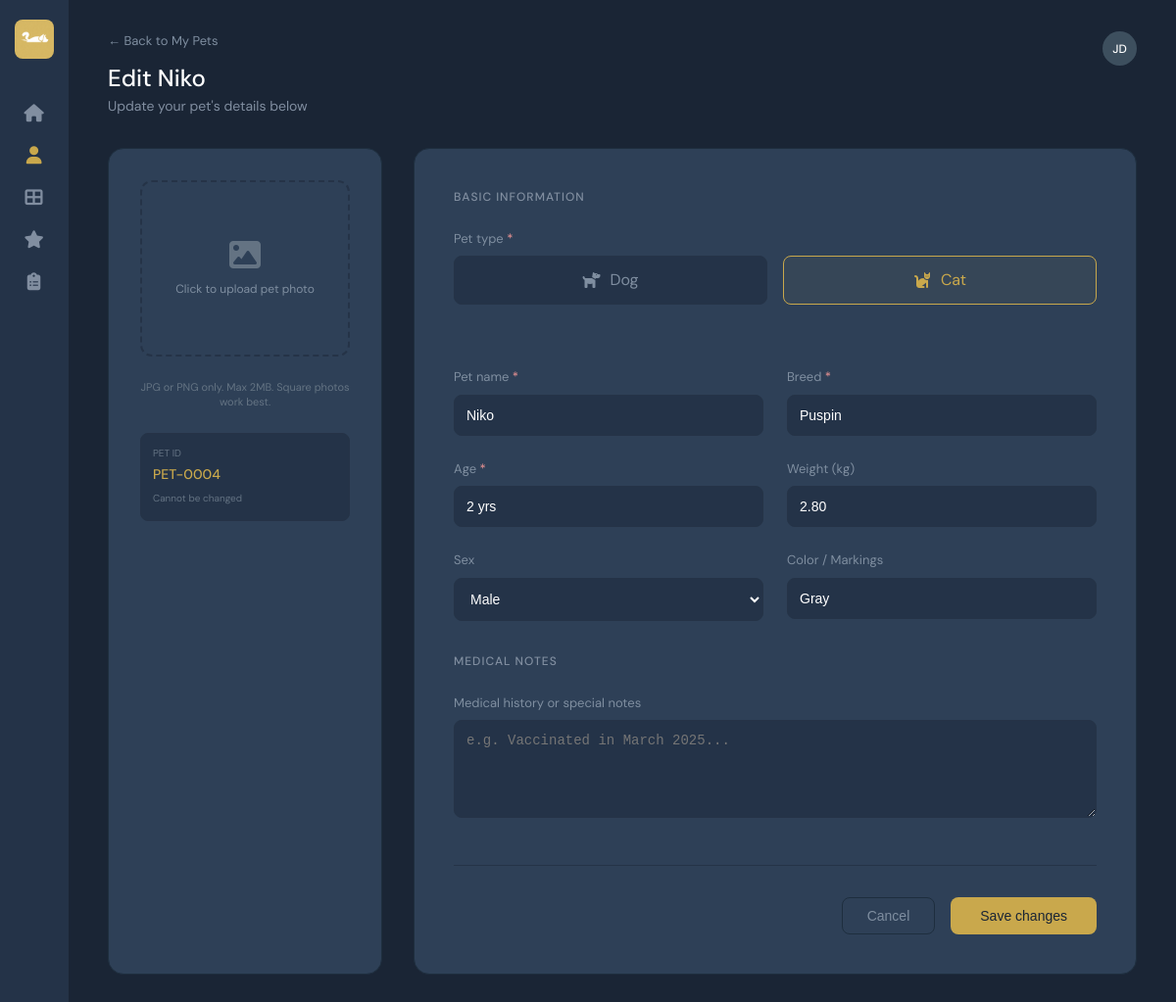
Screenshot of /user/edit_pet_page.php?pet_code=PET-0004 (signed in) with the database file from the repository.
### tables this page shows
CREATE TABLE IF NOT EXISTS pets (
    pet_id        INT UNSIGNED AUTO_INCREMENT PRIMARY KEY,
    user_id       INT UNSIGNED NOT NULL,
    breed_id      INT UNSIGNED NOT NULL,
    pet_code      VARCHAR(20)  UNIQUE NOT NULL,
    name          VARCHAR(100) NOT NULL,
    date_of_birth DATE,
    weight        DECIMAL(5,2),
    sex           ENUM('Male', 'Female'),
    color         VARCHAR(100),
    medical_notes TEXT,
    photo         VARCHAR(255),
    created_at    TIMESTAMP DEFAULT CURRENT_TIMESTAMP,
    CONSTRAINT fk_pets_user  FOREIGN KEY (user_id)  REFERENCES users(user_id)  ON DELETE CASCADE,
    CONSTRAINT fk_pets_breed FOREIGN KEY (breed_id) REFERENCES breeds(breed_id)
);

CREATE TABLE IF NOT EXISTS breeds (
    breed_id   INT UNSIGNED AUTO_INCREMENT PRIMARY KEY,
    breed_name VARCHAR(100) NOT NULL,
    pet_type   ENUM('Dog', 'Cat') NOT NULL,
    UNIQUE KEY uq_breed (breed_name, pet_type)
);

### user/edit_pet_page.php (the view, shortened to what this page needs)
<?php
require_once __DIR__ . '/../db_connection.php';
$user_id = $_SESSION['user_id'];
$pet_code = trim($_GET['pet_code'] ?? '');
$pet = null;
try {
    $stmt = $pdo->prepare("
        SELECT p.*, b.breed_name, b.pet_type
        FROM pets p
        LEFT JOIN breeds b ON p.breed_id = b.breed_id
        WHERE p.pet_code = :pet_code AND p.user_id = :user_id
    ");
    $stmt->execute(['pet_code' => $pet_code, 'user_id' => $user_id]);
    $pet = $stmt->fetch();
} catch (PDOException $e) {
    error_log("Edit Pet fetch failure: " . $e->getMessage());
}
function dob_to_age($dob) {
    $birthdate = new DateTime($dob);
    $today = new DateTime('today');
    $age = $birthdate->diff($today);
    if ($age->y > 0) return $age->y . ($age->y == 1 ? ' yr' : ' yrs');
    return $age->d . ' days';
}
?>
<!doctype html>
<html lang="en">
  <head>
    <link rel="stylesheet" href="../template.css" />
    <link rel="stylesheet" href="../css/add_pet_page.css" />
    <link rel="stylesheet" href="https://cdnjs.cloudflare.com/ajax/libs/font-awesome/6.5.0/css/all.min.css" />
  </head>
  <body>
    <div class="dashboard-wrapper">
      <aside class="sidebar">
        <a href="../landing_page.html"><img src="../images/Wagura Logo 60x60.png" alt="Wagura" class="sidebar-logo" /></a>
        <ul class="sidebar-links">
          <li><a href="dashboard_page.php"><i class="fa-solid fa-house"></i></a></li>
          <li><a href="my_pet_page.php" class="active"><i class="fa-solid fa-user"></i></a></li>
          <li><a href="articles_page.html"><i class="fa-solid fa-table-cells-large"></i></a></li>
          <li><a href="daily_insights_page.html"><i class="fa-solid fa-star"></i></a></li>
          <li><a href="health_log_page.html"><i class="fa-solid fa-clipboard-list"></i></a></li>
        </ul>
      </aside>
      <main class="main-content">
        <header class="page-header">
          <div class="title-group">
            <a href="my_pet_page.php" class="back-link">← Back to My Pets</a>
            <h1>Edit <?php echo htmlspecialchars($pet['name']); ?></h1>
            <p>Update your pet's details below</p>
          </div>
          <div style="width:35px;height:35px;background:#3d4f5e;color:#fff;border-radius:50%;display:flex;align-items:center;justify-content:center;font-size:12px;font-weight:500;">
            <?php echo htmlspecialchars($_SESSION['initials']); ?>
          </div>
        </header>
        <div class="enroll-grid">
          <div class="upload-panel">
            <div class="photo-upload-box" id="photo-upload-box" style="cursor:pointer; position: relative; overflow: hidden;">
              <?php if (!empty($pet['photo'])): ?>
                <img id="photo-preview" src="<?php echo htmlspecialchars($pet['photo']); ?>" alt="Pet photo" style="width:100%;height:100%;object-fit:cover;border-radius:inherit;" />
              <?php else: ?>
                <i class="fa-solid fa-image" id="photo-icon"></i>
                <span id="photo-label">Click to upload pet photo</span>
              <?php endif; ?>
            </div>
            <p class="upload-info">JPG or PNG only. Max 2MB. Square photos work best.</p>
            <div class="id-box">
              <label>PET ID</label>
              <span><?php echo htmlspecialchars($pet['pet_code']); ?></span>
              <small>Cannot be changed</small>
            </div>
          </div>
          <div class="form-panel">
            <span class="section-label">BASIC INFORMATION</span>
            <div class="form-group" style="margin-bottom: 2rem">
              <label>Pet type <span>*</span></label>
              <div class="type-selector">
                <div class="type-option <?php echo strtolower($pet['pet_type']) === 'dog' ? 'active' : ''; ?>">
                  <i class="fa-solid fa-dog"></i> Dog
                </div>
                <div class="type-option <?php echo strtolower($pet['pet_type']) === 'cat' ? 'active' : ''; ?>">
                  <i class="fa-solid fa-cat"></i> Cat
                </div>
              </div>
            </div>
            <div class="form-row">
              <div class="form-group">
                <label>Pet name <span>*</span></label>
                <input type="text" id="edit-name" placeholder="e.g. Coco" value="<?php echo htmlspecialchars($pet['name']); ?>" />
              </div>
              <div class="form-group">
                <label>Breed <span>*</span></label>
                <input type="text" id="edit-breed" placeholder="e.g. Aspin, Shih Tzu" value="<?php echo htmlspecialchars($pet['breed_name']); ?>" />
              </div>
            </div>
            <div class="form-row">
              <div class="form-group">
                <label>Age <span>*</span></label>
                <input type="text" id="edit-age" placeholder="e.g. 2 years" value="<?php echo htmlspecialchars(dob_to_age($pet['date_of_birth'])); ?>" />
              </div>
              <div class="form-group">
                <label>Weight (kg)</label>
                <input type="text" id="edit-weight" placeholder="e.g. 8.5" value="<?php echo htmlspecialchars($pet['weight'] ?? ''); ?>" />
              </div>
            </div>
            <div class="form-row">
              <div class="form-group">
                <label>Sex</label>
                <select id="edit-sex">
                  <option value="Male" <?php echo $pet['sex'] === 'Male' ? 'selected' : ''; ?>>Male</option>
                </select>
              </div>
              <div class="form-group">
                <label>Color / Markings</label>
                <input type="text" id="edit-color" placeholder="e.g. Brown with white spots" value="<?php echo htmlspecialchars($pet['color'] ?? ''); ?>" />
              </div>
            </div>
            <span class="section-label" style="margin-top: 2rem">MEDICAL NOTES</span>
            <div class="form-group">
              <label>Medical history or special notes</label>
              <textarea id="edit-notes" placeholder="e.g. Vaccinated in March 2025..."><?php echo htmlspecialchars($pet['medical_notes'] ?? ''); ?></textarea>
            </div>
            <div class="form-footer">
              <button class="cancel-btn" onclick="window.location.href='my_pet_page.php'">Cancel</button>
              <button class="save-btn" id="edit-save-btn">Save changes</button>
            </div>
          </div>
        </div>
      </main>
    </div>
  </body>
</html>

### template.css (style rules this page uses)
:root { --bg-main: #1a2535; --bg-card: #2e4057; --bg-panel: #243348; --clr-accent: #c9a84c; --clr-accent-hover: #b8923d; --text-primary: #ffffff; --text-secondary: #7f8ea0; --text-muted: #818ea0; --text-faint: #647383; --input-bg: #1f2d3d; --input-border: #2a3d54; --border-subtle: #253347; --border-card: #1e2e3e; --tag-ph: #97c459; --tag-dogs: #85b7eb; --tag-cats: #fac775; --tag-symptoms: #f09595; --ff-primary: "DM Sans", sans-serif; }
*, *::before, *::after { box-sizing: border-box; margin: 0; padding: 0; }
body { min-height: 100vh; font-family: var(--ff-primary); background-color: var(--bg-main); color: var(--text-primary); line-height: 1.5; overflow-x: hidden; }
a { text-decoration: none; color: inherit; transition: all 0.2s ease; }
.dashboard-wrapper { display: flex; min-height: 100vh; width: 100%; overflow-x: hidden; align-items: stretch; }
.sidebar { width: 70px; background-color: var(--bg-panel); border-right: 1px solid var(--border-subtle); display: flex; flex-direction: column; align-items: center; padding: 20px 0; min-height: 100vh; z-index: 100; flex-shrink: 0; }
.sidebar-logo { width: 40px; height: 40px; border-radius: 8px; margin-bottom: 40px; object-fit: contain; }
.sidebar-links { list-style: none; display: flex; flex-direction: column; gap: 25px; }
.sidebar-links a { font-size: 18px; color: var(--text-muted); transition: all 0.2s ease; display: flex; align-items: center; justify-content: center; }
.sidebar-links a.active, .sidebar-links a:hover { color: var(--clr-accent); }

### rows the page displays
pets: name "Niko", pet_code "PET-0004", breed.breed_name "Puspin", date_of_birth "2 yrs", weight "2.80", sex "Male", color "Gray"

### other values shown
$_SESSION['initials'] "JD"
